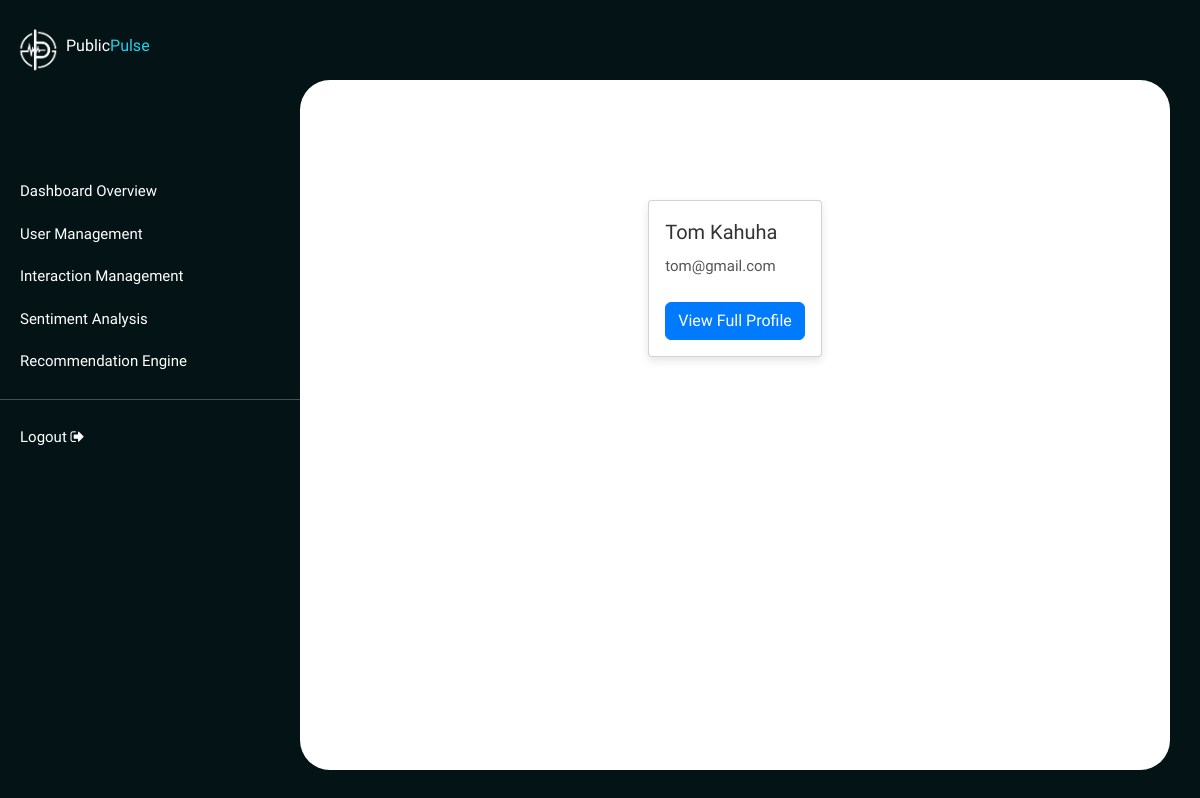
Before: /pulse_admin/user_management with the older database file.
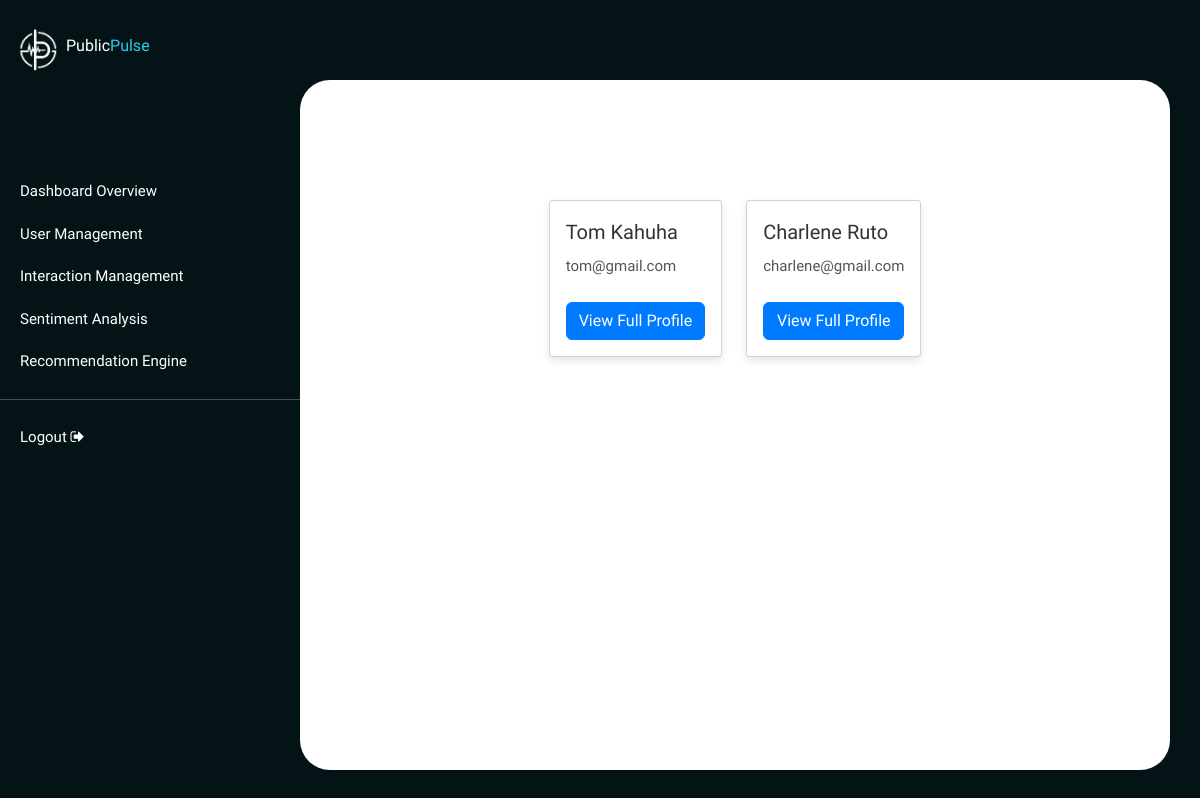
After: the same page with the newer database file.
### chatbot/models.py (models this page shows, shortened)
class UserProfile(models.Model):
    user=models.OneToOneField(User, on_delete=models.CASCADE)
    first_name=models.CharField(max_length=100)
    last_name=models.CharField(max_length=100)
    email=models.EmailField(max_length=100)
    sub_county=models.CharField(max_length=100)
    ward=models.CharField(max_length=100)

### pulse_admin/views.py (the view)
# urls.py: path('user_management', views.user_management, name='user_management'),
def user_management(request):
    profiles=UserProfile.objects.all()
    return render(request, 'admin/user_management.html', {'profiles':profiles})

### templates/admin/user_management.html
{% extends 'base.html' %}
{% block content %}
{% load static %}
<link rel="stylesheet" type="text/css" href="{% static 'admin.css' %}">
<div class="dashboard">
    <div class="admin-side sidebar">
        <div class="logo container">
            <img src="{% static 'Images/publicpulselogo.png' %}" alt="Public Pulse Logo">
            <a href="/">
                <h4>Public<span>Pulse</span></h4>
            </a>
        </div>
        <div class="sidebar-navigation">
            <a href="admin_dashboard">Dashboard Overview</a>
            <a href="user_management">User Management</a>
            <a href="interaction_management">Interaction Management</a>
            <a href="">Sentiment Analysis</a>
            <a href="generate_recommendations">Recommendation Engine</a>
            <hr/>
            <a href="logout" class="logout">Logout <i class="fa fa-sign-out" aria-hidden="true"></i></a>
        </div>
    </div>
    <div class="main">
        <div class="content">
            <div class="profiles container">
                <div class="row">
                    {% for profile in profiles %}
                    <div class="col">
                        <div class="card h-100">
                            <div class="card-body d-flex flex-column">
                                <div class="card-title">
                                    {{ profile.first_name }} {{ profile.last_name }}
                                </div>
                                <div class="card-text mb-4">
                                    {{ profile.user.email }}
                                </div>
                                <a href="{% url 'user_detail' user_id=profile.user.id %}" class="btn btn-primary mt-auto">
                                    View Full Profile
                                </a>
                            </div>
                        </div>
                    </div>
                    {% endfor %}
                </div>
            </div>
        </div>
    </div>
</div>
{% endblock %}

### templates/base.html (shortened to what this page needs)
<!DOCTYPE html>
<html lang="en">
  <head>
    {% load static %}
    <link rel="stylesheet" type="text/css" href="{% static 'styles.css' %}">
    <link rel="stylesheet" href="https://unpkg.com/swiper/swiper-bundle.min.css" />
    <link rel="stylesheet" href="https://stackpath.bootstrapcdn.com/bootstrap/4.3.1/css/bootstrap.min.css">
    <link rel="stylesheet" href="{% static 'font-awesome-4.7.0/font-awesome-4.7.0/css/font-awesome.min.css' %}">
  </head>
  <body>
    {% block content %}{% endblock %}
    <link href="https://cdn.jsdelivr.net/npm/bootstrap@5.3.2/dist/css/bootstrap.min.css" rel="stylesheet">
  </body>
</html>

### static/styles.css (style rules this page uses)
* { margin: 0; }
body, html { background-color: #041416 !important; font-family: "Inknut Antiqua" !important; }
.logo { width: 100px; height: 100px; }

### static/admin.css (style rules this page uses)
* { margin: 0; padding: 0; box-sizing: border-box; }
body, html { background-color: #041416 !important; font-family: "Inknut Antiqua" !important; }
.dashboard { display: flex; justify-content: center; }
.main { display: flex; flex-wrap: wrap; flex-grow: 1; background-color: white; border-radius: 30px; margin-top: 80px; justify-content: center; margin-right: 30px; margin-bottom: 30px; }
.admin-side { width: 300px; background-color: #041416; color: white; height: 100vh; padding-bottom: 50px; }
.admin-side .logo { padding: 10px; display: flex; justify-content: flex-start; align-items: center; background-color: #041416; margin-top: 0px; }
.admin-side .logo a { text-decoration: none; color: white; font-size: 10px; }
.admin-side .logo img { max-width: 20%; height: auto; }
.admin-side .logo h4 { font-size: 16px; color: white; }
.admin-side .logo span { color: #24CFED; }
.sidebar-navigation { margin-top: -10px; }
.sidebar-navigation a { display: block; color: white; font-size: 15px; padding: 10px 20px; text-decoration: none; transition: color 0.3s ease, background-color 0.3s ease; }
.content { padding: 20px; }
.container { width: 70%; max-width: 700px; margin: 5rem auto; padding: 20px; font-size: 15px; background-color: #fff; border-radius: 8px; }
.profiles .card { box-shadow: 0 4px 8px rgba(0, 0, 0, 0.1); border-radius: 0.25rem; }
.profiles .card-title { font-size: 1.25rem; color: #333; }
.profiles .card-text { color: #555; }
.profiles .btn-primary { background-color: #007bff; border-color: #007bff; }

Changed rows visible on the page:
added UserProfile: first_name "Charlene", last_name "Ruto", user.email "charlene@gmail.com"
